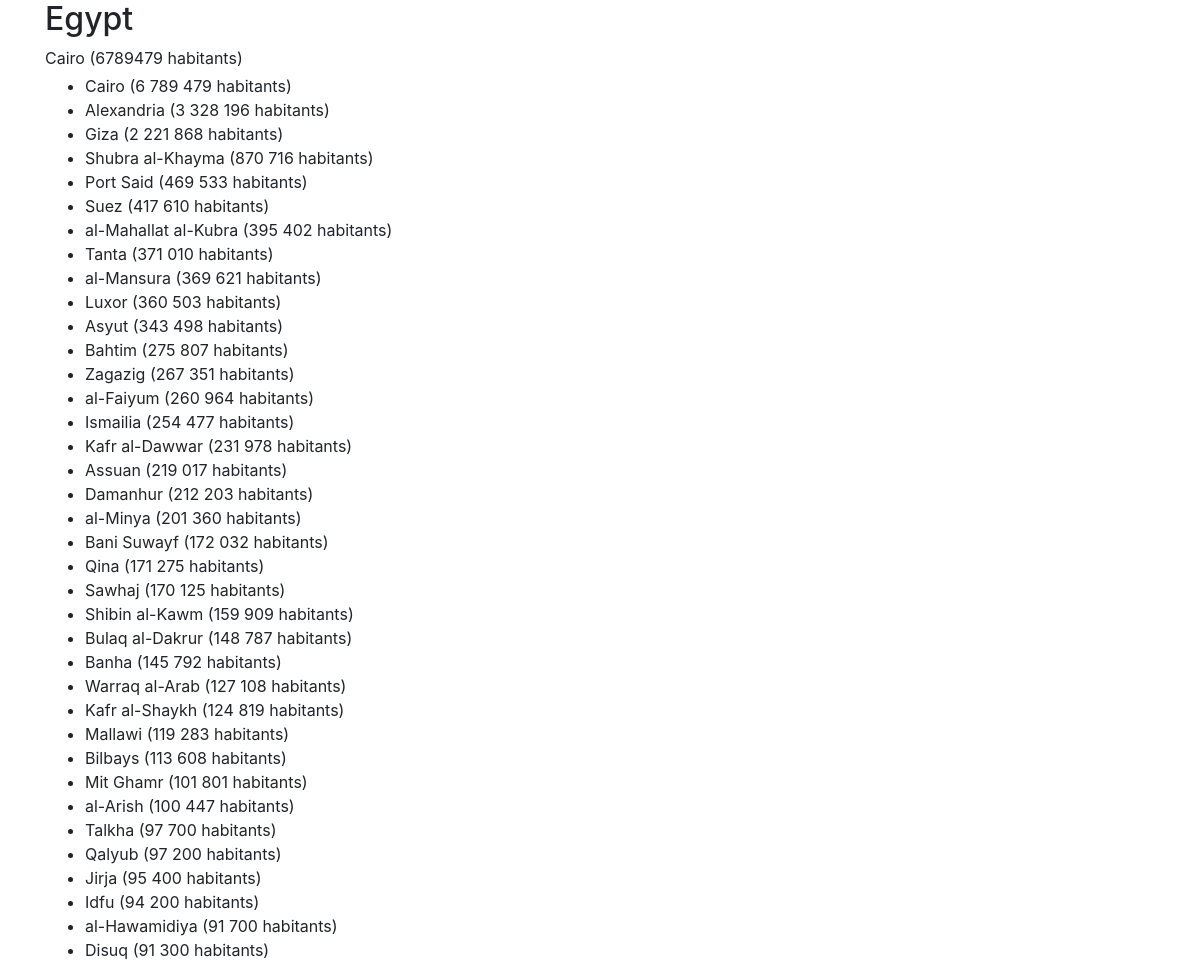
Screenshot of /pays-detail.php?Code=EGY with the database file from the repository.
### tables this page shows
CREATE TABLE `country` (
  `Code` char(3) NOT NULL DEFAULT '',
  `Name` char(52) NOT NULL DEFAULT '',
  `Capital` int DEFAULT NULL,
  `Code2` char(2) NOT NULL DEFAULT '',
  PRIMARY KEY (`Code`)
);

CREATE TABLE `city` (
  `ID` int NOT NULL AUTO_INCREMENT,
  `Name` char(35) NOT NULL DEFAULT '',
  `CountryCode` char(3) NOT NULL DEFAULT '',
  `District` char(20) NOT NULL DEFAULT '',
  `Info` json DEFAULT NULL,
  PRIMARY KEY (`ID`)
);

### pays-detail.php (the view, shortened to what this page needs)
<?php
require_once("bdd.php");
$code_pays = $_GET['Code'];
$sql = 'SELECT Code, country.Name, city.Name as Capital, city.Info FROM country INNER JOIN city ON country.Capital = city.ID WHERE Code=?';
$reponse = $bdd->prepare($sql);
$reponse->bindParam(1, $code_pays);
$reponse->execute();
?>
<!doctype html>
<html lang="fr">
<head>
    <link rel="stylesheet" href="https://stackpath.bootstrapcdn.com/bootstrap/4.4.1/css/bootstrap.min.css">
</head>
<body>
<div class="container">
    <?php
    if ($donnees = $reponse->fetch()) {
    ?>
    <h2><?php echo $donnees['Name']; ?></h2>
    <p class="mb-1"><?php echo $donnees['Capital']; ?> (<?php
        $info = $donnees['Info'];
        $info_objet = json_decode($info);
        $population = $info_objet->Population;
        echo $population;
        ?> habitants)</p>
    <ul>
        <?php
        $sql_villes = 'SELECT * FROM city WHERE CountryCode=?';
        $requete_villes = $bdd->prepare($sql_villes);
        $requete_villes->bindParam(1, $code_pays);
        $requete_villes->execute();
        ?>
        <?php
        while ($ville = $requete_villes->fetch()) {
            echo "<li>";
            echo $ville['Name'];
            $info_objet = json_decode($ville['Info']);
            $population = number_format($info_objet->Population, 0, ',', ' ');
            echo " ($population habitants)";
            echo "</li>";
        }
        }
        ?>
    </ul>
</div>
</body>
</html>

### rows the page displays
country: Name "Egypt", city.Name "Cairo"
city: Name "Cairo", population "6 789 479"
city: Name "Alexandria", population "3 328 196"
city: Name "Giza", population "2 221 868"
city: Name "Shubra al-Khayma", population "870 716"
city: Name "Port Said", population "469 533"
city: Name "Suez", population "417 610"
city: Name "al-Mahallat al-Kubra", population "395 402"
city: Name "Tanta", population "371 010"
city: Name "al-Mansura", population "369 621"
city: Name "Luxor", population "360 503"
city: Name "Asyut", population "343 498"
city: Name "Bahtim", population "275 807"
city: Name "Zagazig", population "267 351"
city: Name "al-Faiyum", population "260 964"
city: Name "Ismailia", population "254 477"
city: Name "Kafr al-Dawwar", population "231 978"
city: Name "Assuan", population "219 017"
city: Name "Damanhur", population "212 203"
city: Name "al-Minya", population "201 360"
city: Name "Bani Suwayf", population "172 032"
city: Name "Qina", population "171 275"
city: Name "Sawhaj", population "170 125"
city: Name "Shibin al-Kawm", population "159 909"
city: Name "Bulaq al-Dakrur", population "148 787"
city: Name "Banha", population "145 792"
city: Name "Warraq al-Arab", population "127 108"
city: Name "Kafr al-Shaykh", population "124 819"
city: Name "Mallawi", population "119 283"
city: Name "Bilbays", population "113 608"
city: Name "Mit Ghamr", population "101 801"
city: Name "al-Arish", population "100 447"
city: Name "Talkha", population "97 700"
city: Name "Qalyub", population "97 200"
city: Name "Jirja", population "95 400"
city: Name "Idfu", population "94 200"
city: Name "al-Hawamidiya", population "91 700"
city: Name "Disuq", population "91 300"

### other values shown
$population "6789479"
